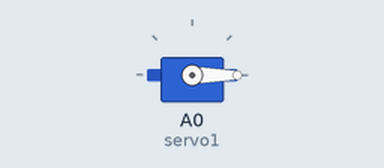
This sketch was run on a simulated Arduino Uno, built with avr-gcc and run on an emulated ATmega328P. On the bench: servo.

Above: at 0.05 s.
At 2.05 s:
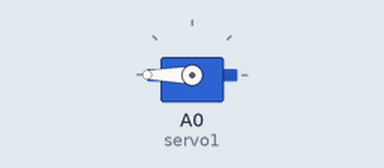
At 4.0 s:
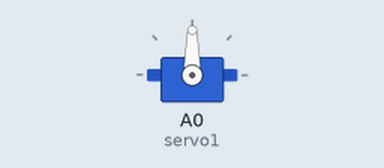
Timing chart, 0 to 5.2 s (numbered marks = the images above):
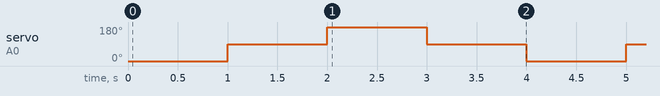

The sketch:

first.ino
```cpp
#include <Servo.h>
Servo servo1;
void setup() {
  servo1.attach(A0); // set pin servio pada arduino (bisa pin analog atau digital)

}

void loop() {
  servo1.write(0); // set servo berputar 0 derajat
  delay(1000);
  servo1.write(90); // set servo berputar 90 derajat
  delay(1000);
  servo1.write(180);  // set servo berputar 180 derajat
  delay(1000);
  servo1.write(90); // set servo berputar 90 derajat
  delay(1000);
}
```

Measured:
- by itself, servo on A0 (servo1): repeats every 4.0 s: 180° 1.0 s, 90° 1.0 s, 0° 1.0 s, 90° 1.0 s
